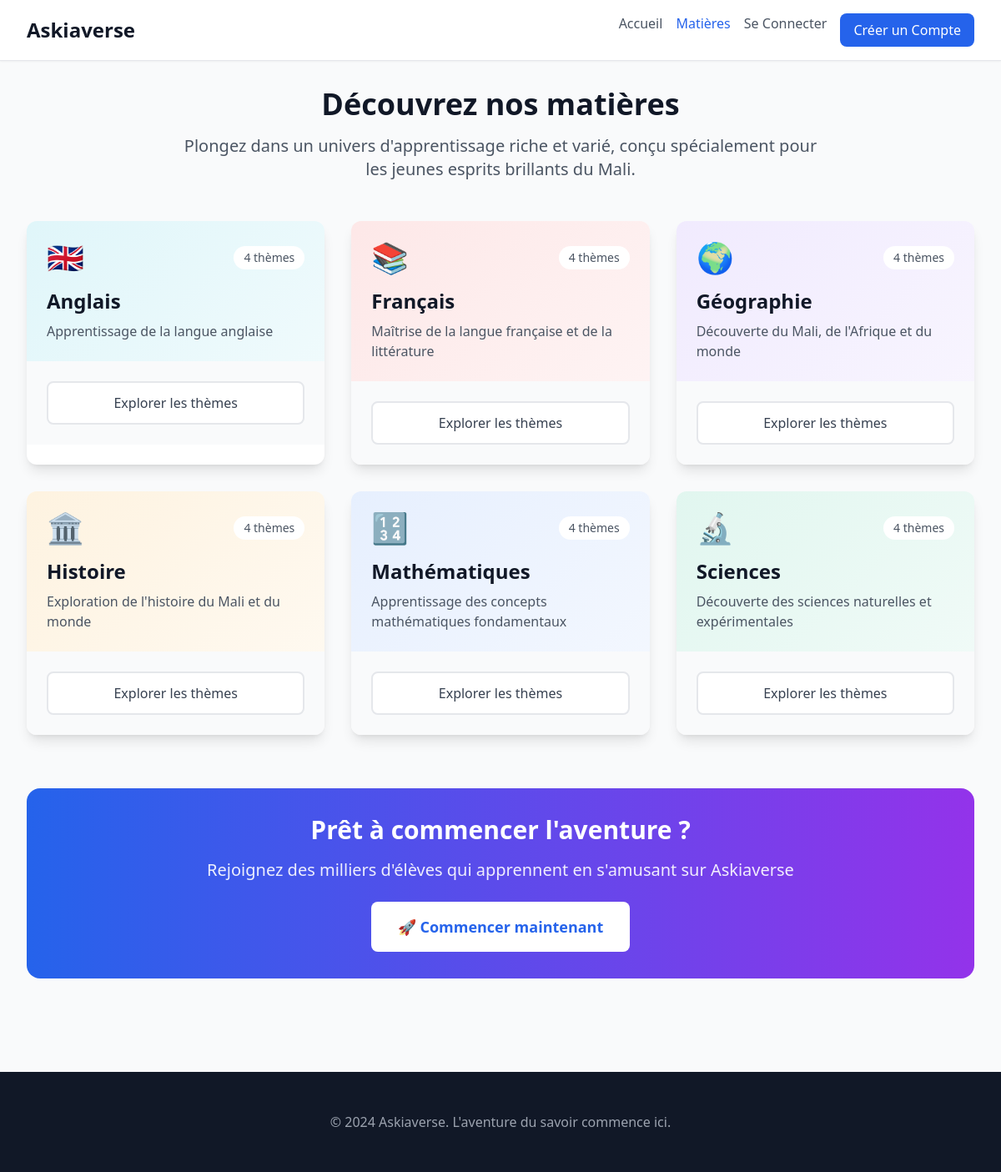
The app's page /simple-subjects.php with its own data.
### tables this page shows
CREATE TABLE IF NOT EXISTS `subjects` (
  `id` int(11) NOT NULL AUTO_INCREMENT,
  `name` varchar(100) NOT NULL,
  `description` text DEFAULT NULL,
  `icon` varchar(10) DEFAULT NULL,
  `color` varchar(7) DEFAULT NULL,
  `created_at` timestamp NULL DEFAULT CURRENT_TIMESTAMP,
  PRIMARY KEY (`id`),
  UNIQUE KEY `name` (`name`)
);

### public/simple-subjects.php (the view, shortened to what this page needs)
<?php
try {
    $host = '127.0.0.1';
    $port = 3306;
    $dbname = 'askiaverse';
    $username = 'root';
    $password = '';
    $dsn = "mysql:host={$host};port={$port};dbname={$dbname};charset=utf8mb4";
    $options = [
        PDO::ATTR_ERRMODE            => PDO::ERRMODE_EXCEPTION,
        PDO::ATTR_DEFAULT_FETCH_MODE => PDO::FETCH_ASSOC,
        PDO::ATTR_EMULATE_PREPARES   => false,
    ];
    $pdo = new PDO($dsn, $username, $password, $options);
    $sql = "
        SELECT
            s.id,
            s.name,
            s.description,
            s.icon,
            s.color,
            COUNT(t.id) as theme_count
        FROM subjects s
        LEFT JOIN themes t ON s.id = t.subject_id
        GROUP BY s.id
        ORDER BY s.name
    ";
    $stmt = $pdo->prepare($sql);
    $stmt->execute();
    $subjects = $stmt->fetchAll(PDO::FETCH_ASSOC);
} catch (Exception $e) {
    $error = $e->getMessage();
}
?>
<!DOCTYPE html>
<html lang="fr" class="h-full">
<head>
    <script src="https://cdn.tailwindcss.com"></script>
</head>
<body class="bg-gray-50">
    <header class="bg-white shadow-sm border-b">
        <div class="max-w-7xl mx-auto px-4 sm:px-6 lg:px-8">
            <div class="flex justify-between items-center py-4">
                <div class="flex items-center">
                    <?php if (isset($_SESSION['user_id'])): ?>
                        <a href="http://localhost:8000/user-dashboard.php" class="text-2xl font-bold text-gray-900 hover:text-blue-600 transition-colors duration-200">Askiaverse</a>
                    <?php else: ?>
                        <a href="http://localhost:8000/" class="text-2xl font-bold text-gray-900 hover:text-blue-600 transition-colors duration-200">Askiaverse</a>
                    <?php endif; ?>
                </div>
                <nav class="flex space-x-4">
                    <a href="http://localhost:8000/" class="text-gray-600 hover:text-gray-900">Accueil</a>
                    <a href="http://localhost:8000/simple-subjects.php" class="text-blue-600 font-medium">Matières</a>
                    <?php if (isset($_SESSION['user_id'])): ?>
                        <span class="text-gray-600">Bonjour, <?= htmlspecialchars($_SESSION['username']) ?>!</span>
                        <a href="http://localhost:8000/user-dashboard.php" class="text-gray-600 hover:text-gray-900">Tableau de Bord</a>
                        <a href="http://localhost:8000/logout.php" class="text-red-600 hover:text-red-700">Déconnexion</a>
                    <?php else: ?>
                        <a href="http://localhost:8000/login.php" class="text-gray-600 hover:text-gray-900">Se Connecter</a>
                        <a href="http://localhost:8000/register.php" class="bg-blue-600 text-white px-4 py-2 rounded-lg hover:bg-blue-700">Créer un Compte</a>
                    <?php endif; ?>
                </nav>
            </div>
        </div>
    </header>
    <main class="max-w-7xl mx-auto px-4 sm:px-6 lg:px-8 py-8">
        <div class="text-center mb-12">
            <h1 class="text-4xl font-bold text-gray-900 mb-4">
                Découvrez nos matières
            </h1>
            <p class="text-xl text-gray-600 max-w-3xl mx-auto">
                Plongez dans un univers d'apprentissage riche et varié, conçu spécialement pour les jeunes esprits brillants du Mali.
            </p>
        </div>
        <?php if (isset($subjects) && !empty($subjects)): ?>
        <div class="grid grid-cols-1 md:grid-cols-2 lg:grid-cols-3 gap-8">
            <?php foreach ($subjects as $subject): ?>
            <div class="bg-white rounded-xl shadow-lg overflow-hidden hover:shadow-xl transition-shadow duration-300">
                <div class="p-6" style="background: linear-gradient(135deg, <?= $subject['color'] ?>20, <?= $subject['color'] ?>10);">
                    <div class="flex items-center justify-between mb-4">
                        <div class="text-4xl"><?= $subject['icon'] ?></div>
                        <div class="text-sm bg-white px-3 py-1 rounded-full text-gray-600 font-medium">
                            <?= $subject['theme_count'] ?> thèmes
                        </div>
                    </div>
                    <h3 class="text-2xl font-bold text-gray-900 mb-2"><?= htmlspecialchars($subject['name']) ?></h3>
                    <p class="text-gray-600"><?= htmlspecialchars($subject['description']) ?></p>
                </div>
                <div class="p-6 bg-gray-50">
                    <a href="http://localhost:8000/simple-subject.php?id=<?= $subject['id'] ?>"
                       class="w-full bg-white border-2 border-gray-200 text-gray-700 px-4 py-3 rounded-lg hover:border-gray-300 hover:bg-gray-50 transition-colors duration-200 text-center block font-medium">
                        Explorer les thèmes
                    </a>
                </div>
            </div>
            <?php endforeach; ?>
        </div>
        <?php else: ?>
        <div class="text-center py-12">
            <p class="text-gray-500 text-xl">Aucune matière trouvée.</p>
        </div>
        <?php endif; ?>
        <div class="text-center mt-16">
            <div class="bg-gradient-to-r from-blue-600 to-purple-600 rounded-2xl p-8 text-white">
                <h2 class="text-3xl font-bold mb-4">Prêt à commencer l'aventure ?</h2>
                <p class="text-xl mb-6 opacity-90">
                    Rejoignez des milliers d'élèves qui apprennent en s'amusant sur Askiaverse
                </p>
                <a href="http://localhost:8000/" class="bg-white text-blue-600 px-8 py-4 rounded-lg text-lg font-bold hover:bg-gray-100 transition-colors duration-200 inline-block">
                    🚀 Commencer maintenant
                </a>
            </div>
        </div>
    </main>
    <footer class="bg-gray-900 text-white py-12 mt-20">
        <div class="max-w-7xl mx-auto px-4 sm:px-6 lg:px-8 text-center">
            <p class="text-gray-400">
                © 2024 Askiaverse. L'aventure du savoir commence ici.
            </p>
        </div>
    </footer>
</body>
</html>

### records on screen
subjects: icon "🇬🇧", theme_count "4", name "Anglais", description "Apprentissage de la langue anglaise"
subjects: icon "📚", theme_count "4", name "Français", description "Maîtrise de la langue française et de la littérature"
subjects: icon "🌍", theme_count "4", name "Géographie", description "Découverte du Mali, de l'Afrique et du monde"
subjects: icon "🏛️", theme_count "4", name "Histoire", description "Exploration de l'histoire du Mali et du monde"
subjects: icon "🔢", theme_count "4", name "Mathématiques", description "Apprentissage des concepts mathématiques fondamentaux"
subjects: icon "🔬", theme_count "4", name "Sciences", description "Découverte des sciences naturelles et expérimentales"
